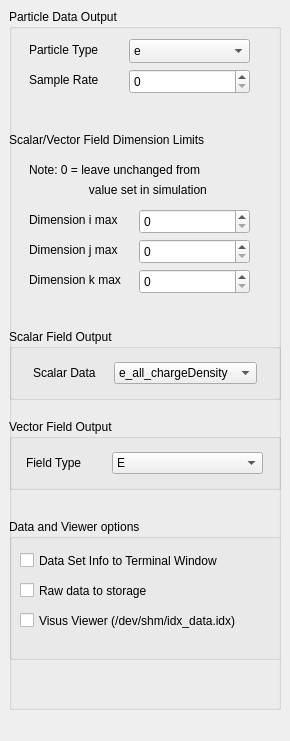
<?xml version="1.0" encoding="UTF-8"?>
<ui version="4.0">
 <class>PIConGPUReaderDialog</class>
 <widget class="QDialog" name="PIConGPUReaderDialog">
  <property name="geometry">
   <rect>
    <x>0</x>
    <y>0</y>
    <width>290</width>
    <height>741</height>
   </rect>
  </property>
  <property name="minimumSize">
   <size>
    <width>290</width>
    <height>741</height>
   </size>
  </property>
  <property name="windowTitle">
   <string>Dialog</string>
  </property>
  <widget class="QGroupBox" name="groupBox_2">
   <property name="geometry">
    <rect>
     <x>9</x>
     <y>9</y>
     <width>272</width>
     <height>701</height>
    </rect>
   </property>
   <property name="minimumSize">
    <size>
     <width>250</width>
     <height>125</height>
    </size>
   </property>
   <property name="title">
    <string>Particle Data Output</string>
   </property>
   <widget class="QComboBox" name="particleType_">
    <property name="geometry">
     <rect>
      <x>120</x>
      <y>30</y>
      <width>121</width>
      <height>24</height>
     </rect>
    </property>
    <property name="minimumSize">
     <size>
      <width>0</width>
      <height>0</height>
     </size>
    </property>
    <item>
     <property name="text">
      <string>e</string>
     </property>
    </item>
    <item>
     <property name="text">
      <string>p</string>
     </property>
    </item>
    <item>
     <property name="text">
      <string>None</string>
     </property>
    </item>
   </widget>
   <widget class="QLabel" name="label_3">
    <property name="geometry">
     <rect>
      <x>20</x>
      <y>33</y>
      <width>77</width>
      <height>16</height>
     </rect>
    </property>
    <property name="text">
     <string>Particle Type</string>
    </property>
   </widget>
   <widget class="QSpinBox" name="sampleRate_">
    <property name="geometry">
     <rect>
      <x>120</x>
      <y>60</y>
      <width>121</width>
      <height>25</height>
     </rect>
    </property>
    <property name="maximum">
     <number>1000000</number>
    </property>
   </widget>
   <widget class="QLabel" name="label_5">
    <property name="geometry">
     <rect>
      <x>20</x>
      <y>60</y>
      <width>81</width>
      <height>21</height>
     </rect>
    </property>
    <property name="text">
     <string>Sample Rate</string>
    </property>
   </widget>
   <widget class="QGroupBox" name="groupBox_3">
    <property name="geometry">
     <rect>
      <x>0</x>
      <y>320</y>
      <width>272</width>
      <height>71</height>
     </rect>
    </property>
    <property name="title">
     <string>Scalar Field Output</string>
    </property>
    <layout class="QGridLayout" name="gridLayout_2">
     <item row="0" column="1">
      <widget class="QLabel" name="label_4">
       <property name="enabled">
        <bool>true</bool>
       </property>
       <property name="sizePolicy">
        <sizepolicy hsizetype="Fixed" vsizetype="Preferred">
         <horstretch>0</horstretch>
         <verstretch>0</verstretch>
        </sizepolicy>
       </property>
       <property name="text">
        <string>Scalar Data</string>
       </property>
      </widget>
     </item>
     <item row="0" column="2">
      <widget class="QComboBox" name="scalarFieldComponent_">
       <property name="sizePolicy">
        <sizepolicy hsizetype="Fixed" vsizetype="Fixed">
         <horstretch>0</horstretch>
         <verstretch>0</verstretch>
        </sizepolicy>
       </property>
       <item>
        <property name="text">
         <string>e_all_chargeDensity</string>
        </property>
       </item>
       <item>
        <property name="text">
         <string>e_all_energyDensity</string>
        </property>
       </item>
       <item>
        <property name="text">
         <string>None</string>
        </property>
       </item>
      </widget>
     </item>
    </layout>
   </widget>
   <widget class="QGroupBox" name="groupBox_4">
    <property name="geometry">
     <rect>
      <x>0</x>
      <y>410</y>
      <width>272</width>
      <height>71</height>
     </rect>
    </property>
    <property name="title">
     <string>Vector Field Output</string>
    </property>
    <layout class="QGridLayout" name="gridLayout_3">
     <item row="0" column="1">
      <widget class="QComboBox" name="vectorFieldType_">
       <property name="sizePolicy">
        <sizepolicy hsizetype="Ignored" vsizetype="Fixed">
         <horstretch>0</horstretch>
         <verstretch>0</verstretch>
        </sizepolicy>
       </property>
       <property name="maximumSize">
        <size>
         <width>151</width>
         <height>16777215</height>
        </size>
       </property>
       <item>
        <property name="text">
         <string>E</string>
        </property>
       </item>
       <item>
        <property name="text">
         <string>B</string>
        </property>
       </item>
       <item>
        <property name="text">
         <string>None</string>
        </property>
       </item>
      </widget>
     </item>
     <item row="0" column="0">
      <widget class="QLabel" name="label_6">
       <property name="enabled">
        <bool>true</bool>
       </property>
       <property name="sizePolicy">
        <sizepolicy hsizetype="Ignored" vsizetype="Preferred">
         <horstretch>0</horstretch>
         <verstretch>0</verstretch>
        </sizepolicy>
       </property>
       <property name="minimumSize">
        <size>
         <width>1</width>
         <height>0</height>
        </size>
       </property>
       <property name="maximumSize">
        <size>
         <width>75</width>
         <height>16777215</height>
        </size>
       </property>
       <property name="text">
        <string>Field Type</string>
       </property>
      </widget>
     </item>
    </layout>
   </widget>
   <widget class="QGroupBox" name="groupBox_8">
    <property name="geometry">
     <rect>
      <x>0</x>
      <y>510</y>
      <width>411</width>
      <height>141</height>
     </rect>
    </property>
    <property name="title">
     <string>Data and Viewer options</string>
    </property>
    <layout class="QVBoxLayout" name="verticalLayout_6"/>
   </widget>
   <widget class="QSpinBox" name="Dim_i_max_">
    <property name="geometry">
     <rect>
      <x>130</x>
      <y>200</y>
      <width>111</width>
      <height>25</height>
     </rect>
    </property>
    <property name="maximum">
     <number>1000000</number>
    </property>
   </widget>
   <widget class="QLabel" name="label_7">
    <property name="geometry">
     <rect>
      <x>20</x>
      <y>200</y>
      <width>101</width>
      <height>21</height>
     </rect>
    </property>
    <property name="text">
     <string>Dimension i max</string>
    </property>
   </widget>
   <widget class="QLabel" name="label_8">
    <property name="geometry">
     <rect>
      <x>20</x>
      <y>230</y>
      <width>101</width>
      <height>21</height>
     </rect>
    </property>
    <property name="text">
     <string>Dimension j max</string>
    </property>
   </widget>
   <widget class="QSpinBox" name="Dim_j_max_">
    <property name="geometry">
     <rect>
      <x>130</x>
      <y>230</y>
      <width>111</width>
      <height>25</height>
     </rect>
    </property>
    <property name="maximum">
     <number>1000000</number>
    </property>
   </widget>
   <widget class="QLabel" name="label_9">
    <property name="geometry">
     <rect>
      <x>20</x>
      <y>260</y>
      <width>101</width>
      <height>21</height>
     </rect>
    </property>
    <property name="text">
     <string>Dimension k max</string>
    </property>
   </widget>
   <widget class="QSpinBox" name="Dim_k_max_">
    <property name="geometry">
     <rect>
      <x>130</x>
      <y>260</y>
      <width>111</width>
      <height>25</height>
     </rect>
    </property>
    <property name="maximum">
     <number>1000000</number>
    </property>
   </widget>
   <widget class="QLabel" name="label_10">
    <property name="geometry">
     <rect>
      <x>0</x>
      <y>120</y>
      <width>241</width>
      <height>21</height>
     </rect>
    </property>
    <property name="text">
     <string>Scalar/Vector Field Dimension Limits</string>
    </property>
   </widget>
   <widget class="QLabel" name="label_11">
    <property name="geometry">
     <rect>
      <x>20</x>
      <y>150</y>
      <width>241</width>
      <height>21</height>
     </rect>
    </property>
    <property name="text">
     <string>Note: 0 = leave unchanged from</string>
    </property>
   </widget>
   <widget class="QLabel" name="label_12">
    <property name="geometry">
     <rect>
      <x>20</x>
      <y>170</y>
      <width>241</width>
      <height>21</height>
     </rect>
    </property>
    <property name="text">
     <string>                  value set in simulation</string>
    </property>
   </widget>
  </widget>
  <widget class="QCheckBox" name="dataSet1_">
   <property name="geometry">
    <rect>
     <x>20</x>
     <y>550</y>
     <width>387</width>
     <height>21</height>
    </rect>
   </property>
   <property name="text">
    <string>Data Set Info to Terminal Window</string>
   </property>
  </widget>
  <widget class="QCheckBox" name="dataSet2_">
   <property name="geometry">
    <rect>
     <x>20</x>
     <y>580</y>
     <width>387</width>
     <height>21</height>
    </rect>
   </property>
   <property name="text">
    <string>Raw data to storage</string>
   </property>
  </widget>
  <widget class="QCheckBox" name="dataSet3_">
   <property name="geometry">
    <rect>
     <x>20</x>
     <y>610</y>
     <width>387</width>
     <height>21</height>
    </rect>
   </property>
   <property name="text">
    <string>Visus Viewer (/dev/shm/idx_data.idx)</string>
   </property>
  </widget>
 </widget>
 <resources/>
 <connections/>
</ui>
